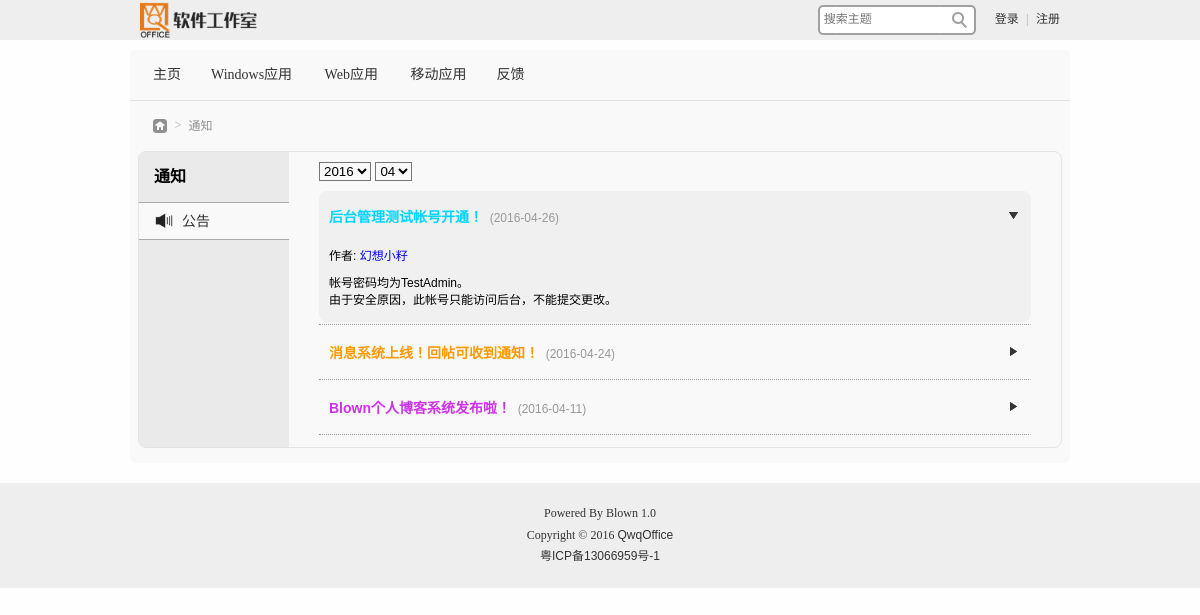
The page /home.php?mod=notice&ac=notice&date=2016-04&nid=3 on the database its author committed.
### tables this page shows
CREATE TABLE IF NOT EXISTS `qo_class` (
  `CID` int(10) NOT NULL AUTO_INCREMENT,
  `ClassName` char(20) NOT NULL,
  `Link` text,
  `Parent` int(10) NOT NULL,
  `Sequence` int(10) NOT NULL,
  `ICON` text,
  PRIMARY KEY (`CID`)
);

CREATE TABLE IF NOT EXISTS `qo_notice` (
  `NID` int(10) NOT NULL AUTO_INCREMENT,
  `UID` int(10) NOT NULL,
  `Title` text NOT NULL,
  `NoticeType` char(10) NOT NULL,
  `Content` text NOT NULL,
  `Time` datetime NOT NULL,
  `Status` char(5) NOT NULL,
  PRIMARY KEY (`NID`)
);

CREATE TABLE IF NOT EXISTS `qo_user` (
  `UID` int(10) NOT NULL AUTO_INCREMENT,
  `GID` int(10) NOT NULL,
  `Username` char(20) NOT NULL,
  `Password` char(32) NOT NULL,
  `RegIP` char(15) NOT NULL,
  `RegDate` datetime NOT NULL,
  `LastLogin` datetime NOT NULL,
  `Privacy` char(20) NOT NULL,
  PRIMARY KEY (`UID`),
  UNIQUE KEY `Username` (`Username`)
);

### home.php (the view, shortened to what this page needs)
<!DOCTYPE html PUBLIC "-//W3C//DTD XHTML 1.0 Transitional//EN" "http://www.w3.org/TR/xhtml1/DTD/xhtml1-transitional.dtd">
<html xmlns="http://www.w3.org/1999/xhtml">
<head>
<link href="css/style.css" rel="stylesheet" type="text/css" />
</head>
<body>
<?php
	include("include/header.php");
	if(isset($_GET["mod"])){
		$mod=$_GET["mod"];
	}else{
		header("location: home.php?mod=spc");
		exit;
	}
	if(isset($_GET["ac"])){
		$ac=$_GET["ac"];
	}else{
		$ac="";
	}
	if(isset($_GET["page"])){
		$page=(int)$_GET["page"];
	}else{
		$page="1";
	}
	$PageSize=8;
	$PageCount=6;
	$start=($page-1)*$PageSize;
	if($mod=="spc" && isset($_GET["uid"])){
		$uid=(int)$_GET["uid"];
		$username=getUsername($uid);
	}else if($mod=="notice" && $ac=="notice" && !isset($_SESSION["qo_user"])){
		$username="";
	}else if($mod!="spc" && isset($_SESSION["qo_user"]) || $mod=="spc" && !isset($_GET["uid"]) && isset($_SESSION["qo_user"])){
		$uid=getUID($_SESSION["qo_user"]);
		$username=$_SESSION["qo_user"];
		$gid=getGID($username);
	}else{
		header("location: message.php?msg=auth0");
		exit;
	}
	$uidStr="";
	if($mod=="spc"){
		$uidStr="&uid={$uid}";
		$menus=array("profile"=>"资料","article"=>"主题","reply"=>"回复");
		$title="个人资料";
		$globaltitle="{$username}的{$title}";
	}
	else if($mod=="pref"){
		$menus=array("avatar"=>"头像","privacy"=>"隐私","password"=>"密码","usergrp"=>"用户组");
		$title="设置";
		$globaltitle=$title;
	}
	else if($mod=="notice"){
		if($username==""){
			$menus=array("notice"=>"公告");
		}else{
			$menus=array("msg"=>"短消息","mypost"=>"我的帖子","notice"=>"公告");
		}
		$title="通知";
	}
	else{
		header("location: index.php");
		exit;
	}
	echo "<div id='location'>";
	echo "<a href='index.php' class='nvhm'>&nbsp;</a>";
	echo "<span>&nbsp;>&nbsp;</span>";
	echo "<span class='nolink'>{$title}</span>";
	echo "</div>";
	echo "<div id='content' class='article-content'>";
	echo "<div id='homepage'>";
	echo "<table width='100%' cellspacing='0' cellpadding='0'>";
	echo "<tr><td width='150px' height='100%' style='vertical-align:top;background-color:#EAEAEA'><div id='user-menu'>";
	echo "<h4>{$title}</h4>";
	echo "<ul>";
	foreach($menus as $key=>$value){
		$curStr=$ac==$key? "class='cur'" : "";
		echo "<a {$curStr} href='home.php?mod={$mod}&ac={$key}{$uidStr}'>";
		echo "<img src='images/{$key}.png' width='20' height='20' />";
		echo "<li>{$value}";
		echo "</li></a>";
	}
	echo "</ul>";
	echo "</div></td>";
	echo "<td height='100%' style='vertical-align:top;padding-left:30px;padding-right:30px'><div id='user-content'>";
	if($mod=="spc"){
		if($ac=="profile"){
			$user_url="http://".dirname($_SERVER['HTTP_HOST'].$_SERVER['REQUEST_URI'])."/?{$uid}";
			$u=getUser($uid);
			$th_count=getThreadCount($uid);
			$re_count=getReplyCount($uid);
			$gid=getGID($username);
			$gpname=getGroupName($gid);
			$last=$u["LastLogin"];
			$regip=$u["RegIP"];
			$regtime=$u["RegDate"];
			$isAdmin=isset($_SESSION["qo_user"]) ? getGID($_SESSION["qo_user"])==getSetting("AdminGroup") : false;
			$isSelf=isset($_SESSION["qo_user"]) ? $uid==getUID($_SESSION["qo_user"]) : false;
			echo "<div id='info'>";
			echo "<div style='display:inline-block'><div style='float:left;margin-right:10px;'><img class='avatar' src='avatar.php?uid={$uid}&size=middle' width='60' height='60' /></div>";
			echo "<div style='float:left'><div><span class='username'>{$username}</span> (UID: {$uid})";
			echo "<a href='home.php?mod=notice&ac=msg&talk={$uid}'><label style='float:right;margin-top:5px;margin-right:2px;' class='submit-btn'>发消息</label></a></div>";
			echo "<div><a class='user-url' href='{$user_url}'>{$user_url}</a></div></div></div>";
			echo "<p class='title'>统计信息</p>";
			echo "<p class='sta-info'><a href='home.php?mod=spc&ac=article{$uidStr}'>主题数 {$th_count}</a>";
			echo "&nbsp;&nbsp;&nbsp;<a href='home.php?mod=spc&ac=reply{$uidStr}'>回复数 {$re_count}</a></p>";
			echo "<p class='title'>活跃概况</p>";
			echo "<p class='info'><span>用户组</span>";
			echo "&nbsp;&nbsp;&nbsp;<a href='home.php?mod=pref&ac=usergrp&gid={$gid}'>{$gpname}</a></p>";
			if($isAdmin || $isSelf){
				echo "<p class='info'><span>注册IP</span>";
				echo "&nbsp;&nbsp;&nbsp;<span>{$regip}</span></p>";
				echo "<p class='info'><span>注册时间</span>";
				echo "&nbsp;&nbsp;&nbsp;<span>{$regtime}</span></p>";
			}
			echo "<p class='info'><span>最后访问</span>";
			echo "&nbsp;&nbsp;&nbsp;<span>{$last}</span></p>";
			echo "</div>";
		}
		else if($ac=="article" || $ac=="reply"){
			$uname=isset($_SESSION["qo_user"]) ? $_SESSION["qo_user"] : "";
			if(getUID($uname)!=$uid){
				$u=getUser($uid);
				$priv=explode(";", $u["Privacy"]);
				if(!in_array("Home",$priv) && getGID($uname)!=getSetting("AdminGroup")){
					echo "<div id='thread-list'>";
					echo "<div class='no-result'>当前用户设置不允许查看动态</div>";
					echo "</div>";
					exit;
				}
				else if(!chkAuth("VisitUserHome")){
					echo "<div id='thread-list'>";
					echo "<div class='no-result'>您所在的用户组没有权限查看他人动态</div>";
					echo "</div>";
					exit;
				}
			}
			if($ac=="article"){
				$sql="select * from qo_article,qo_class,qo_user where qo_article.UID=qo_user.UID and qo_article.CID=qo_class.CID and qo_user.UID={$uid} order by TID desc";
			}else if($ac=="reply"){
				$sql="select * from qo_class,qo_reply,qo_article,qo_user where qo_article.UID=qo_user.UID and qo_article.CID=qo_class.CID and qo_article.TID=qo_reply.TID and qo_reply.UID={$uid} and Status='通过' order by RID desc";
			}
			echo "<div id='thread-list' style='border:none'>";
			$number=mysql_num_rows(mysql_query($sql));
			$result=mysql_query($sql." limit {$start},{$PageSize}");
			if($ac=="article"){
				print_thread($result,false);
			}else if($ac=="reply"){
				print_thread($result,true);
			}
			print_page($number,$PageSize,$page,$PageCount,false);
			echo "</div>";
		}
	}
	else if($mod=="notice"){
		if($ac=="msg"){
			if(isset($_GET["talk"])){
				$talkuid=(int)$_GET["talk"];
				if(mysql_num_rows(mysql_query("select * from qo_user where UID={$talkuid}"))<1){
					header("location: index.php");
					exit;
				}
				$sessionCount=getSessionCount($uid, $talkuid);
				$unSeenSessionCount=getUnSeenSessionCount($uid, $talkuid);
				$talkname=getUsername($talkuid);
				$maxPage=$sessionCount%$PageSize==0 ? $sessionCount/$PageSize : floor($sessionCount/$PageSize)+1;
				if($sessionCount==0) $maxPage=1;
				if($page!=$maxPage && isset($_GET["last"])){
					echo "<script>location.href='home.php?mod=notice&ac=msg&talk={$talkuid}&page={$maxPage}'</script>";
				}
				$sql="select * from qo_message where ((UID={$uid} and ToUID={$talkuid}) or (UID={$talkuid} and ToUID={$uid})) and MsgType='Private' order by MID";
				$number=mysql_num_rows(mysql_query($sql));
				$result=mysql_query($sql." limit {$start},{$PageSize}");
				echo "<div id='info'>";
				echo "<p style='font-size:12px;font-weight:bolder;'>共有 {$sessionCount} 条与 <a href='home.php?mod=spc&uid={$talkuid}'>{$talkname}</a> 的对话记录</p>";
				echo "<ul class='message-list'>";
				while($msg=mysql_fetch_array($result)){
					$time=getTime($msg['Time']);
					$name=getUsername($msg["UID"]);
					if($name==getUsername($uid)){
						$name="您";
						$class="";
					}else{
						$class="class='name'";
					}
					echo "<li><div class='avatar sendmsg'><a href='home.php?mod=spc&uid={$msg['UID']}'><img class='avatar-small' src='avatar.php?uid={$msg['UID']}' width='42' height='42' /></a>";
					echo "<span class='vertical-middle'></span></div>";
					echo "<div id='msg-content'><p><span><a {$class} href='home.php?mod=spc&uid={$msg['UID']}'>{$name}</a></span></p>";
					echo "<p>{$msg['MsgContent']}</p>";
					echo "<p class='time'>{$time}</p></div>";
					echo "<div style='clear:both;float:none'></div>";
					echo "</li>";
				}
				echo "</ul></div>";
				if($unSeenSessionCount>0){
					setSessionSeen($uid, $talkuid);
					echo "<script>location.reload();</script>";
					exit;
				}
				print_page($number,$PageSize,$page,$PageCount,false);
				echo "<div id='sendmsg'><form method='post' action='home_comm.php' autocomplete='off'>";
				echo "<a href='home.php?mod=spc&uid={$uid}'><img style='vertical-align:top;margin-right:20px' class='avatar-small' src='avatar.php?uid={$uid}&size=middle' width='42' height='42' /></a>";
				echo "<textarea name='msgcontent' maxlength='200' class='msg-txt'></textarea>";
				echo "<input type='hidden' name='talkuid' value='{$talkuid}' />";
				echo "<p><label style='margin-left:64px;float:none' class='submit-btn' for='send'>发送</label><input style='display:none' type='submit' id='send' name='send' /></p>";
				echo "</form></div>";
			}
			else{
				$sql="select * from qo_message where (ToUID={$uid} or UID={$uid}) and MsgType='Private' order by MID desc";
				$result=mysql_query($sql." limit {$start},{$PageSize}");
				$talklist=array();
				echo "<div id='info'>";
				if(mysql_num_rows($result)>0){
					echo "<ul class='message-list'>";
					while($msg=mysql_fetch_array($result)){
						$time=getTime($msg['Time']);
						$name=getUsername($msg["UID"]);
						$toname=getUsername($msg["ToUID"]);
						if($uid==$msg['UID']){
							$talkid=$msg["ToUID"];
							if(in_array($msg["ToUID"],$talklist)) continue;
						}else{
							$talkid=$msg["UID"];
							if(in_array($msg["UID"],$talklist)) continue;
						}
						$sessionCount=getSessionCount($uid,$talkid);
						echo "<li><div class='avatar'><a href='{$link}'><img class='avatar-small' src='avatar.php?uid={$talkid}' width='42' height='42' /></a>";
						echo "<span class='vertical-middle'></span></div>";
						echo "<p>";
						if($uid==$msg['UID']){
							echo "<a href='home.php?mod=spc&uid={$uid}'>您</a> 对 <span><a class='name' href='home.php?mod=spc&uid={$talkid}'>{$toname}</a></span> 说 : {$msg['MsgContent']}";
							$talklist[]=$msg["ToUID"];
						}else{
							echo "<span><a class='name' href='home.php?mod=spc&uid={$talkid}'>{$name}</a></span> 对 <a href='home.php?mod=spc&uid={$uid}'>您</a> 说 : {$msg['MsgContent']}";
							$talklist[]=$msg["UID"];
						}
						echo "</p>";
						echo "<p class='time'>{$time}&nbsp;&nbsp;|&nbsp;&nbsp;共 {$sessionCount} 条&nbsp;&nbsp;|&nbsp;&nbsp;";
						echo "<a href='home.php?mod=notice&ac=msg&talk={$talkid}&last'>查看</a>";
						if($msg["isRead"]=="False"){
							if($uid!=$msg['UID']) echo "<span class='new'></span>";
						}
						echo "</p>";
						echo "</li>";
					}
					echo "</ul></div>";
					$number=count($talklist);
					print_page($number,$PageSize,$page,$PageCount,false);
				}else{
					echo "<div class='no-result'>暂无消息</div>";
				}
			}
		}
		else if($ac=="notice"){
			$nid="";
			$date="";
			if(isset($_GET["nid"])) $nid=(int)$_GET["nid"];
			if(isset($_GET["date"])) $date=substr($_GET["date"],0,7);
			echo "<div id='info'>";
			$result=mysql_query("select left(Time,4) as Year from qo_notice group by Year order by Year desc");
			if(mysql_num_rows($result)>0){
				echo "<select id='year-select'>";
				while($year=mysql_fetch_array($result)){
					$selectStr=substr($date,0,4)==$year["Year"]?"selected":"";
					echo "<option value='{$year['Year']}' {$selectStr}>{$year['Year']}</option>";
				}
				echo "</select>&nbsp;";
			}
			$result=mysql_query("select substring(Time,6,2) as Month from qo_notice where Time like '".substr($date,0,4)."%' group by Month order by Month desc");
			if(mysql_num_rows($result)>0){
				echo "<select id='month-select'>";
				while($month=mysql_fetch_array($result)){
					$selectStr=substr($date,5,2)==$month["Month"]?"selected":"";
					echo "<option value='{$month['Month']}' {$selectStr}>{$month['Month']}</option>";
				}
				echo "</select>";
			}
			if(isset($_GET["date"])){
				$sql="select * from qo_notice,qo_user where qo_notice.UID=qo_user.UID and Time like '{$date}%' order by NID desc";
			}else{
				$sql="select * from qo_notice,qo_user where qo_notice.UID=qo_user.UID order by NID desc";
			}
			$result=mysql_query($sql." limit {$start},{$PageSize}");
			if(mysql_num_rows($result)>0){
				echo "<ul class='notice-detail'>";
				while($notice=mysql_fetch_array($result)){
					$hideStr=$nid==$notice["NID"]?"":" style='height:0px'";
					$rotateStr=$nid==$notice["NID"]?" class='rotate'":"";
					$curStr=$nid==$notice["NID"]?" class='cur'":"";
					$time=substr($notice["Time"],0,10);
					echo "<li id='notice{$notice['NID']}' {$curStr}>";
					echo "<p class='title'><em>{$notice['Title']}</em>&nbsp;&nbsp;<span class='time'>({$time})</span>";
					echo "<img src='images/triangle.png' {$rotateStr} /></p>";
					echo "<div {$hideStr}><p>作者: <a href='home.php?mod=spc&ac=profile&uid={$notice['UID']}'>{$notice['Username']}</a></p>";
					if($notice["NoticeType"]=="String"){
						echo "<p>{$notice['Content']}</p></div>";
					}else{
						echo "<p><a href='{$notice['Content']}'>{$notice['Content']}</a></p></div>";
					}
					echo "</li>";
					echo "<hr>";
				}
				echo "</ul>";
			}else{
				echo "<div class='no-result'>暂无公告</div>";
			}
			echo "</div>";
		}
	}
	echo "</div></td></tr>";
	echo "</table>";
	echo "</div>";
	echo "</div>";
	include("include/footer.php");
?>
</body>
</html>

### include/header.php (shortened to what this page needs)
<?php
		$kwd="";
?>
<div id="header">
	<div id="header-mid">
    	<div id="logo"><a href="index.php"><img src="images/logo.png" width="117" height="40" title="QwqOffice软件工作室" /></a></div>
        <?php
			$curUrl=urlencode($_SERVER["HTTP_HOST"].$_SERVER["REQUEST_URI"]);
			echo "<div class='float-right'>";
			if(isset($_SESSION["qo_user"])){
				$uid=getUID($_SESSION["qo_user"]);
				echo "<a href='home.php?mod=spc'><img class='avatar-small' src='avatar.php?uid={$uid}&size=small' width='25' height='25' /></a>";
				echo "<span class='vertical-middle'></span>";
				echo "<span class='user'><a href='home.php?mod=spc'>{$_SESSION['qo_user']}</a></span>";
				echo "<span class='user-info'><a href='home.php?mod=pref'>设置</a></span>";
				echo "<span class='user-info-sp'>|</span>";
				echo "<span class='user-info'><a href='home.php?mod=notice'>消息";
				$msgcount=getMsgCount($uid);
				if($msgcount>0) echo "<em class='msgcount'>{$msgcount}</em>";
				echo "</a></span>";
				echo "<span class='user-info-sp'>|</span>";
				if(chkAuth("Manage")){
					echo "<span class='user-info'><a href='admin.php'>管理中心</a></span>";
					echo "<span class='user-info-sp'>|</span>";
				}
				echo "<span class='user-info'><a href='logout.php?url={$curUrl}'>退出</a></span>";
			}else{
				echo "<span class='user-info'><a href='login.php?url={$curUrl}'>登录</a></span>";
				echo "<span class='user-info-sp'>|</span>";
				echo "<span class='user-info'><a href='register.php'>注册</a></span>";
			}
			echo "</div>";
		?>
    <form id="search" action="article.php" method="get">
    	<input class="text" type="text" name="kwd" autocomplete="off" placeholder="搜索主题" value="<?php echo $kwd; ?>" />
        <input class="btn" type="submit" value=" " />
    </form>
    </div>
</div>
<?php
	echo "<div id='navi'>";
	echo "<ul id='nav-ul'>";
	$result=mysql_query("select * from qo_class where Parent=0 order by Sequence");
	while($l1=mysql_fetch_array($result)){
		$link="article.php?mod=main&cid={$l1['CID']}";
		if($l1["Link"]!="") $link=$l1["Link"];
		echo "<li>";
		echo "<a href='{$link}'>{$l1['ClassName']}</a>";
		echo "</li>";
	}
	echo "</ul>";
	echo "</div>";
?>

### rows shown on the page
qo_class: ClassName "主页"
qo_class: ClassName "Windows应用"
qo_class: ClassName "Web应用"
qo_class: ClassName "移动应用"
qo_class: ClassName "反馈"
qo_notice: Title "后台管理测试帐号开通！", Time "2016-04-26", UID.Username "幻想小籽", Content "帐号密码均为TestAdmin。 由于安全原因，此帐号只能访问后台，不能提交更改。"
qo_notice: Title "消息系统上线！回帖可收到通知！", Time "2016-04-24"
qo_notice: Title "Blown个人博客系统发布啦！", Time "2016-04-11"

### other values the page prints
$title "通知"
$value "公告"
form field value "2016"
form field value "04"
